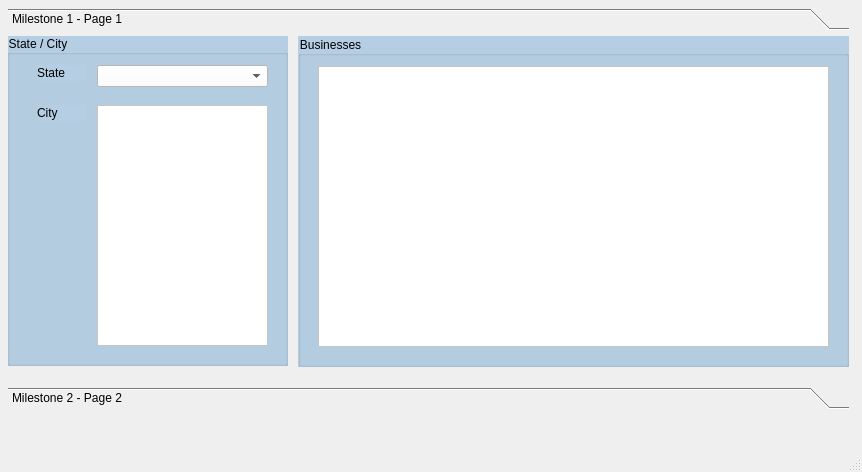
<?xml version="1.0" encoding="UTF-8"?>
<ui version="4.0">
 <class>MainWindow</class>
 <widget class="QMainWindow" name="MainWindow">
  <property name="geometry">
   <rect>
    <x>0</x>
    <y>0</y>
    <width>862</width>
    <height>472</height>
   </rect>
  </property>
  <property name="windowTitle">
   <string>MainWindow</string>
  </property>
  <widget class="QWidget" name="centralwidget">
   <widget class="QToolBox" name="toolBox">
    <property name="geometry">
     <rect>
      <x>8</x>
      <y>8</y>
      <width>841</width>
      <height>401</height>
     </rect>
    </property>
    <property name="styleSheet">
     <string notr="true">font: 12pt &quot;Lucida Sans&quot;;
border-color: rgb(0, 0, 0);</string>
    </property>
    <property name="currentIndex">
     <number>0</number>
    </property>
    <widget class="QWidget" name="page">
     <property name="geometry">
      <rect>
       <x>0</x>
       <y>0</y>
       <width>841</width>
       <height>337</height>
      </rect>
     </property>
     <attribute name="label">
      <string>Milestone 1 - Page 1</string>
     </attribute>
     <widget class="QGroupBox" name="groupBox">
      <property name="geometry">
       <rect>
        <x>-1</x>
        <y>-1</y>
        <width>281</width>
        <height>331</height>
       </rect>
      </property>
      <property name="styleSheet">
       <string notr="true">font: 12pt &quot;Lucida Sans&quot;;
background-color: rgb(181, 206, 227);</string>
      </property>
      <property name="title">
       <string>State / City</string>
      </property>
      <widget class="QComboBox" name="comboBox">
       <property name="geometry">
        <rect>
         <x>90</x>
         <y>30</y>
         <width>171</width>
         <height>22</height>
        </rect>
       </property>
       <property name="styleSheet">
        <string notr="true">background-color: rgb(255, 255, 255);
font: 10pt &quot;Lucida Sans&quot;;</string>
       </property>
      </widget>
      <widget class="QLabel" name="label">
       <property name="geometry">
        <rect>
         <x>30</x>
         <y>30</y>
         <width>49</width>
         <height>16</height>
        </rect>
       </property>
       <property name="text">
        <string>State</string>
       </property>
      </widget>
      <widget class="QLabel" name="label_2">
       <property name="geometry">
        <rect>
         <x>30</x>
         <y>70</y>
         <width>49</width>
         <height>16</height>
        </rect>
       </property>
       <property name="text">
        <string>City</string>
       </property>
      </widget>
      <widget class="QListWidget" name="listWidget">
       <property name="geometry">
        <rect>
         <x>90</x>
         <y>70</y>
         <width>171</width>
         <height>241</height>
        </rect>
       </property>
       <property name="styleSheet">
        <string notr="true">background-color: rgb(255, 255, 255);
font: 10pt &quot;Lucida Sans&quot;;</string>
       </property>
      </widget>
     </widget>
     <widget class="QGroupBox" name="businessGroup">
      <property name="geometry">
       <rect>
        <x>290</x>
        <y>0</y>
        <width>551</width>
        <height>331</height>
       </rect>
      </property>
      <property name="styleSheet">
       <string notr="true">font: 12pt &quot;Lucida Sans&quot;;
background-color: rgb(181, 206, 227);</string>
      </property>
      <property name="title">
       <string>Businesses</string>
      </property>
      <widget class="QTableWidget" name="tableWidget">
       <property name="geometry">
        <rect>
         <x>20</x>
         <y>30</y>
         <width>511</width>
         <height>281</height>
        </rect>
       </property>
       <property name="styleSheet">
        <string notr="true">background-color: rgb(255, 255, 255);
font: 10pt &quot;Lucida Sans&quot;;</string>
       </property>
      </widget>
     </widget>
    </widget>
    <widget class="QWidget" name="page_2">
     <property name="geometry">
      <rect>
       <x>0</x>
       <y>0</y>
       <width>841</width>
       <height>337</height>
      </rect>
     </property>
     <attribute name="label">
      <string>Milestone 2 - Page 2</string>
     </attribute>
    </widget>
   </widget>
  </widget>
  <widget class="QMenuBar" name="menubar">
   <property name="geometry">
    <rect>
     <x>0</x>
     <y>0</y>
     <width>862</width>
     <height>22</height>
    </rect>
   </property>
  </widget>
  <widget class="QStatusBar" name="statusbar"/>
 </widget>
 <resources/>
 <connections/>
</ui>
